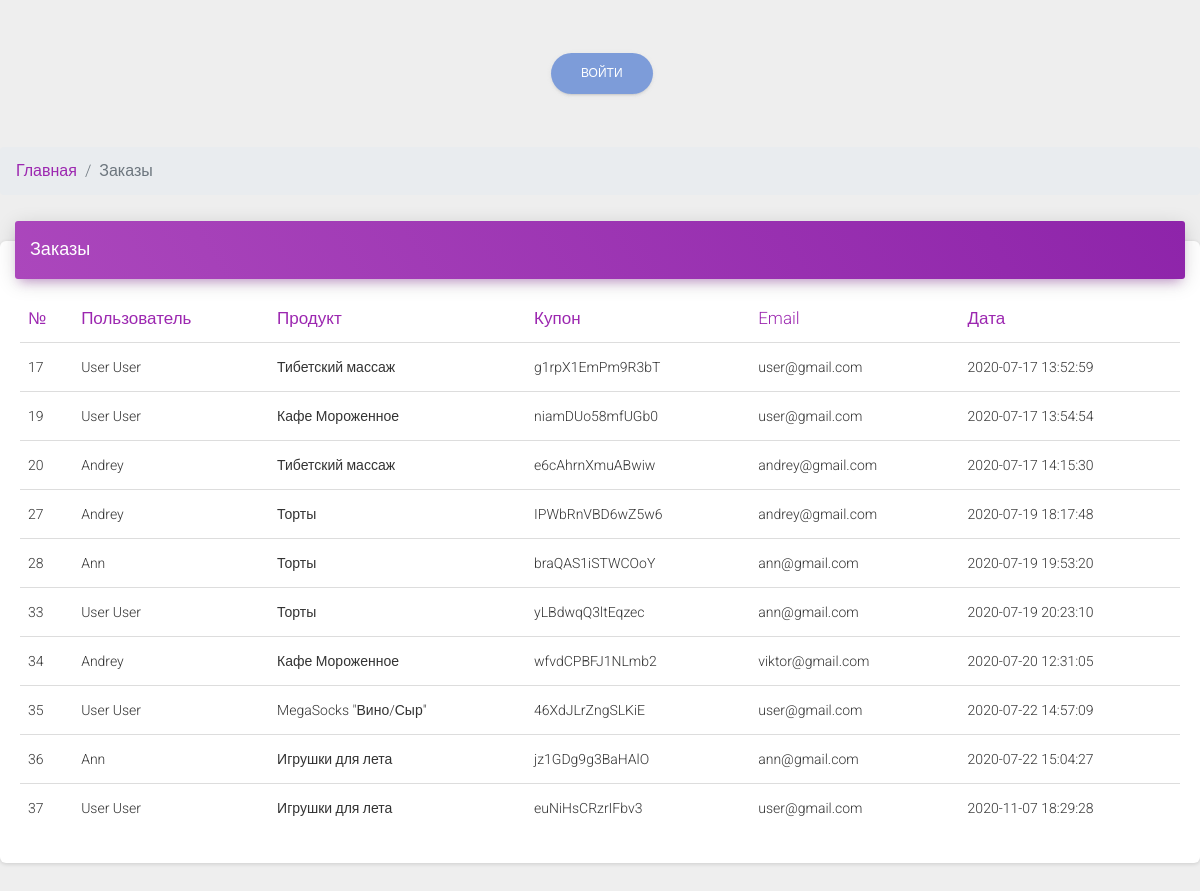
The page /admin/orders.php on the database its author committed.
### tables this page shows
CREATE TABLE `orders` (
  `id` int(11) NOT NULL,
  `user_id` int(11) NOT NULL,
  `coupon` varchar(50) NOT NULL,
  `data` datetime NOT NULL DEFAULT current_timestamp(),
  `email` varchar(255) NOT NULL,
  `product_id` int(11) NOT NULL
);

CREATE TABLE `users` (
  `id` int(11) NOT NULL,
  `login` varchar(255) NOT NULL,
  `password` varchar(255) NOT NULL,
  `email` varchar(100) NOT NULL,
  `name` varchar(255) NOT NULL,
  `phone` varchar(20) NOT NULL,
  `confirm_mail` varchar(255) NOT NULL,
  `verifided` int(11) NOT NULL DEFAULT 0,
  `favorites` text NOT NULL,
  `status` varchar(10) NOT NULL DEFAULT 'Добавлено'
);

CREATE TABLE `products` (
  `id` int(11) NOT NULL,
  `request_id` int(11) NOT NULL,
  `title` varchar(255) NOT NULL,
  `cost` int(11) NOT NULL,
  `description` varchar(255) NOT NULL,
  `content` text NOT NULL,
  `image` varchar(255) NOT NULL,
  `category_id` int(11) NOT NULL,
  `status` varchar(10) NOT NULL DEFAULT 'Добавлено'
);

### admin/orders.php (the view, shortened to what this page needs)
<?php
include $_SERVER["DOCUMENT_ROOT"] . "/configs/db.php";
include $_SERVER["DOCUMENT_ROOT"] . "/admin/parts/header.php";
?>
<nav aria-label="breadcrumb">
	<ol class="breadcrumb">
		<li class="breadcrumb-item"><a href="/admin">Главная</a></li>
		<li class="breadcrumb-item active" aria-current="page">Заказы</li>
	</ol>
</nav>
<div class="row">
	<div class="col-md-12">
		<div class="card">
			<div class="card-header card-header-primary">
				<h4 class="card-title ">
					Заказы
				</h4>
			</div>
			<div class="card-body">
				<div class="table-responsive">
					<table class="table">
						<thead class=" text-primary">
							<th>№</th>
							<th>Пользователь</th>
							<th>Продукт</th>
							<th>Купон</th>
							<th>Email</th>
							<th>Дата</th>
						</thead>
						<tbody>
							<?php
							$sql = "SELECT * FROM orders";
							$result = $conn->query($sql);
							while ($row = mysqli_fetch_assoc($result)) {
							?>
								<tr>
									<td><?php echo $row["id"] ?></td>
									<td><?php
										$sql1 = "SELECT * FROM `users` WHERE `id`=" . $row['user_id'];
										$result1 = $conn->query($sql1);
										$user = mysqli_fetch_assoc($result1);
										echo $user['name'];
										?></td>
									<td><?php
										$sql1 = "SELECT * FROM products WHERE `id` =" . $row["product_id"];
										$result1 = $conn->query($sql1);
										$product = mysqli_fetch_assoc($result1);
										echo $product["title"]; ?>
									</td>
									<td><?php echo $row["coupon"] ?></td>
									<td><?php echo $row["email"] ?></td>
									<td><?php echo $row["data"] ?></td>
								</tr>
							<?php
							}
							?>
						</tbody>
					</table>
				</div>
			</div>
		</div>
	</div>
</div>
<?php
include $_SERVER["DOCUMENT_ROOT"] . "/admin/parts/footer.php";
?>

### rows shown on the page
orders: id "17", user.name "User User", product.title "Тибетский массаж", coupon "g1rpX1EmPm9R3bT", email "user@gmail.com", data "2020-07-17 13:52:59"
orders: id "19", user.name "User User", product.title "Кафе Мороженное", coupon "niamDUo58mfUGb0", email "user@gmail.com", data "2020-07-17 13:54:54"
orders: id "20", user.name "Andrey", product.title "Тибетский массаж", coupon "e6cAhrnXmuABwiw", email "andrey@gmail.com", data "2020-07-17 14:15:30"
orders: id "27", user.name "Andrey", product.title "Торты", coupon "IPWbRnVBD6wZ5w6", email "andrey@gmail.com", data "2020-07-19 18:17:48"
orders: id "28", user.name "Ann", product.title "Торты", coupon "braQAS1iSTWCOoY", email "ann@gmail.com", data "2020-07-19 19:53:20"
orders: id "33", user.name "User User", product.title "Торты", coupon "yLBdwqQ3ltEqzec", email "ann@gmail.com", data "2020-07-19 20:23:10"
orders: id "34", user.name "Andrey", product.title "Кафе Мороженное", coupon "wfvdCPBFJ1NLmb2", email "viktor@gmail.com", data "2020-07-20 12:31:05"
orders: id "35", user.name "User User", product.title "MegaSocks \"Вино/Сыр\"", coupon "46XdJLrZngSLKiE", email "user@gmail.com", data "2020-07-22 14:57:09"
orders: id "36", user.name "Ann", product.title "Игрушки для лета", coupon "jz1GDg9g3BaHAlO", email "ann@gmail.com", data "2020-07-22 15:04:27"
orders: id "37", user.name "User User", product.title "Игрушки для лета", coupon "euNiHsCRzrIFbv3", email "user@gmail.com", data "2020-11-07 18:29:28"
